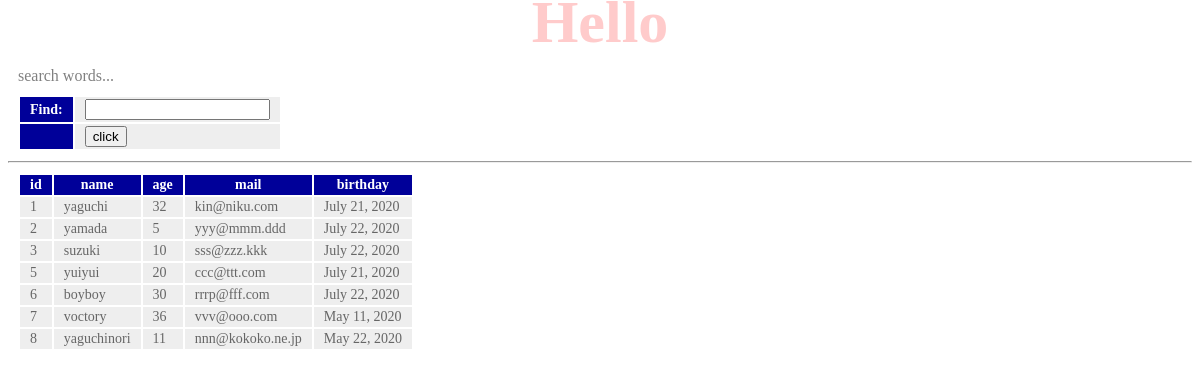
/hello/find, run on the app's committed database.
### hello/models.py (models this page shows, shortened)
class Friend(models.Model):
  name = models.CharField(max_length=100, validators=[number_only])
  mail = models.EmailField(max_length=200)
  gender = models.BooleanField()
  age = models.IntegerField()
  birthday = models.DateField()

### hello/views.py (the view)
# urls.py: path('find', views.find, name='find'),
def find(request):
    if (request.method == 'POST'):
        msg = request.POST['find']
        form = FindForm(request.POST)
        sql = 'select * from hello_friend'
        if (msg != ''):
            sql += ' where ' + msg
        data = Friend.objects.raw(sql)
        msg = sql
    else:
        msg = 'search words...'
        form = FindForm()
        data = Friend.objects.all()
    params = {
        'title': 'Hello',
        'message': msg,
        'form':form,
        'data':data,
    }
    return render(request, 'hello/find.html', params)

### hello/forms.py
class FindForm(forms.Form):
  find = forms.CharField(label='Find', required=False)

### hello/templates/hello/find.html (shortened to what this page needs)
{% load static %}
<!doctype html>
<html lang="ja">
<head>
  <link rel="stylesheet" type="text/css"
    href="{% static 'hello/css/style.css' %}" />
</head>
<body>
  <h1>{{title}}</h1>
  <p>{{message|safe}}</p>
  <table>
    <form action="{% url 'find' %}" method="post">
    {{form}}
    <tr><th></th><td><input type="submit" value="click"></td></tr>
    </form>
  </table>
  <hr>
  <table>
    <tr>
      <th>id</th>
      <th>name</th>
      <th>age</th>
      <th>mail</th>
      <th>birthday</th>
    </tr>
  {% for item in data %}
    <tr>
      <td>{{item.id}}</td>
      <td>{{item.name}}</td>
      <td>{{item.age}}</td>
      <td>{{item.mail}}</td>
      <td>{{item.birthday}}</td>
    </tr>
  {% endfor %}
  </table>
</body>
</html>

### hello/static/hello/css/style.css (style rules this page uses)
body { color: gray; font-size: 16px; }
h1 { color: red; opacity: 0.2; font-size: 60px; margin-top: -20px; margin-bottom: 0px; text-align: center; }
p { margin: 10px; }
table { margin: 10px; font-size: 14px; }
table tr th { background-color: #009; color: white; padding: 2px 10px; border-width: 2px; }
table tr td { background-color: #eee; color: #666; padding: 2px 10px; border-width: 2px; }

### data on the page
Friend: id "1", name "yaguchi", age "32", mail "kin@niku.com", birthday "July 21, 2020"
Friend: id "2", name "yamada", age "5", mail "yyy@mmm.ddd", birthday "July 22, 2020"
Friend: id "3", name "suzuki", age "10", mail "sss@zzz.kkk", birthday "July 22, 2020"
Friend: id "5", name "yuiyui", age "20", mail "ccc@ttt.com", birthday "July 21, 2020"
Friend: id "6", name "boyboy", age "30", mail "rrrp@fff.com", birthday "July 22, 2020"
Friend: id "7", name "voctory", age "36", mail "vvv@ooo.com", birthday "May 11, 2020"
Friend: id "8", name "yaguchinori", age "11", mail "nnn@kokoko.ne.jp", birthday "May 22, 2020"

### other printed values
{{ message|safe }} "search words..."
